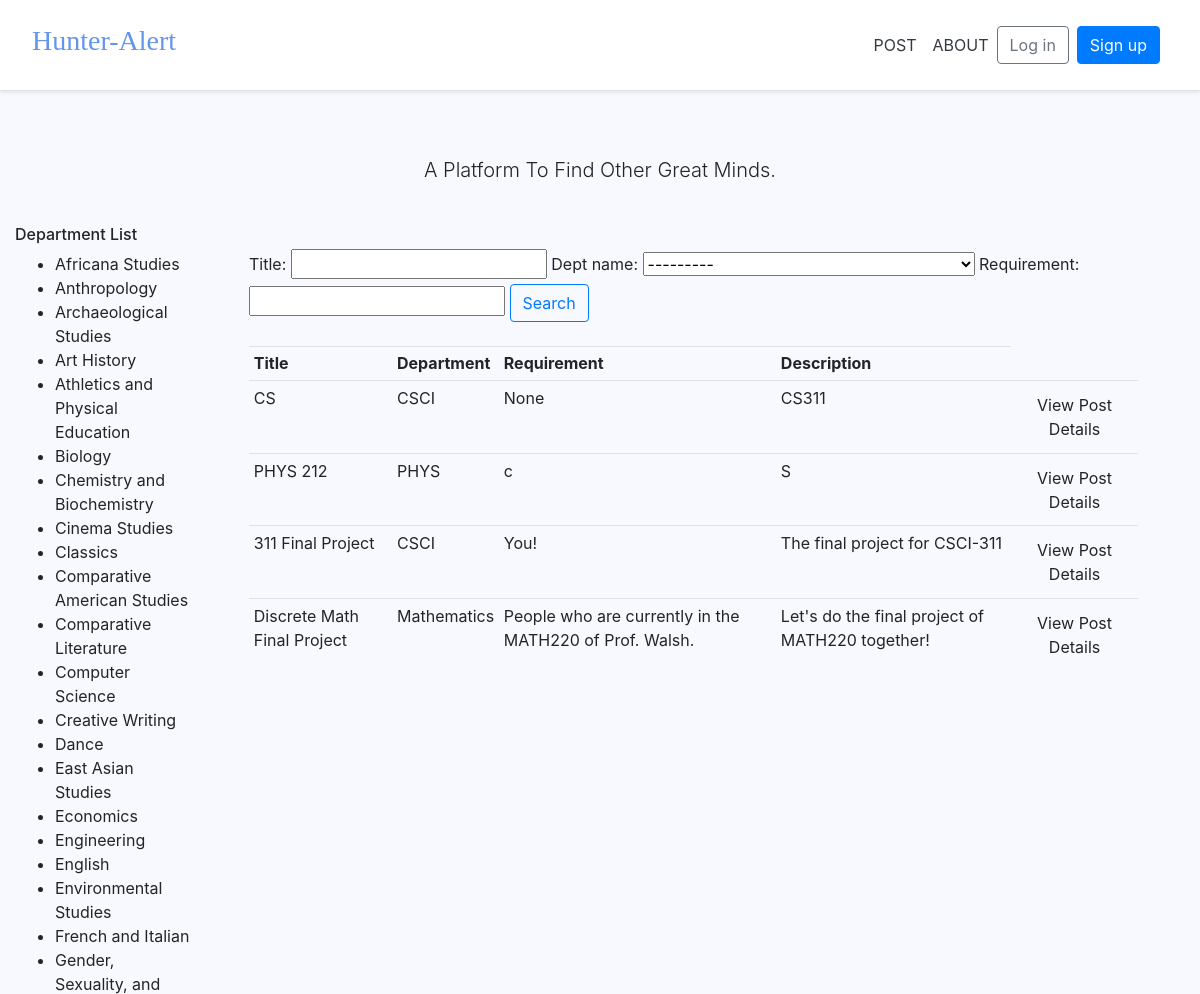
/ (upper part), run on an earlier commit of the app's database.
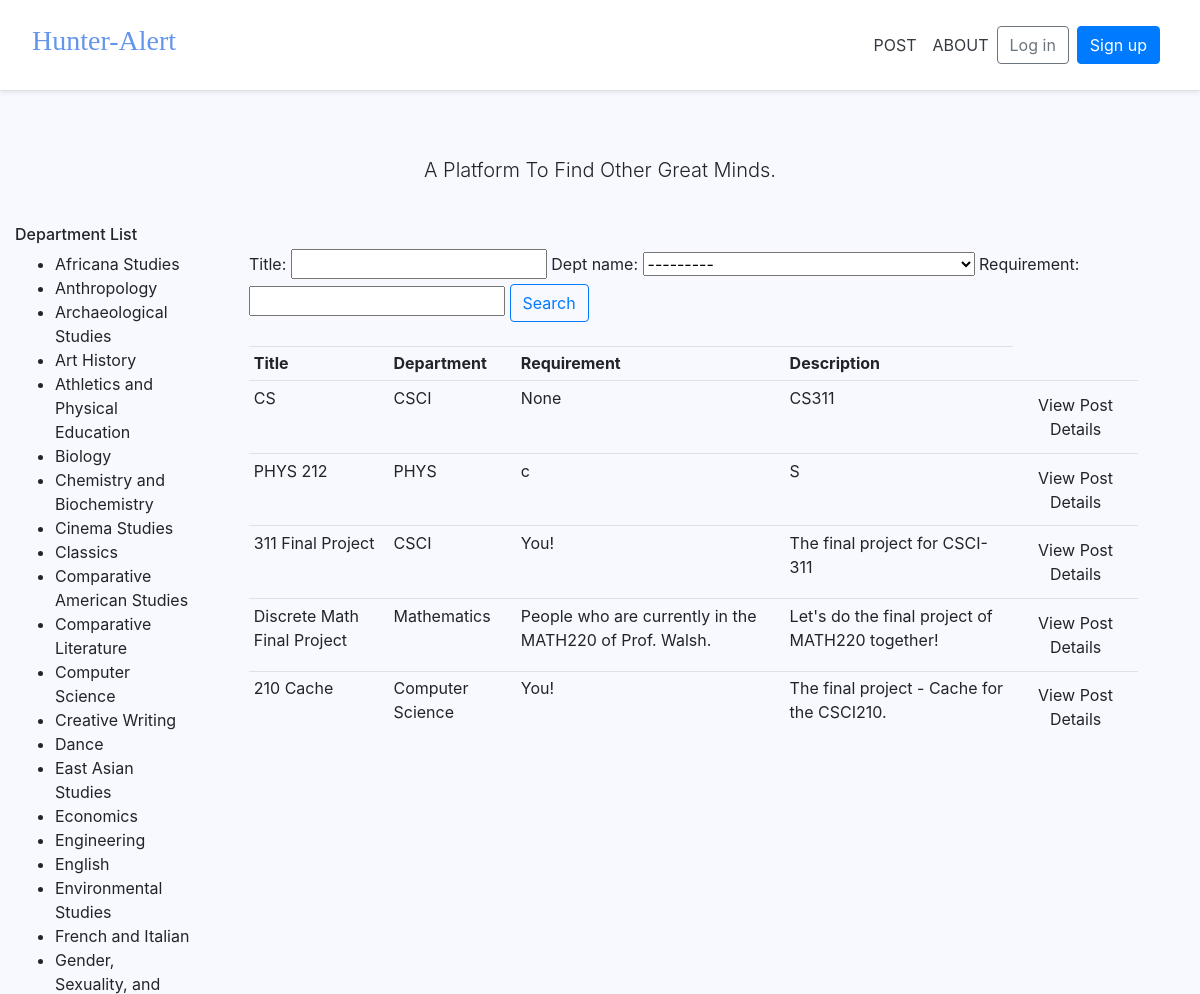
And on a later commit of the database.
### pages/models.py (models this page shows, shortened)
class Post(models.Model):
    class DeptName(models.TextChoices):
        Africana_Studies = "Africana Studies"
        Anthropology = "Anthropology"
        Archaeological_Studies = "Archaeological Studies"
        Art_History = "Art History"
        Studio_Art = "Studio Art"
        Athletics_and_Physical_Education = "Athletics and Physical Education"
        Biology = "Biology"
        Chemistry_and_Biochemistry = "Chemistry and Biochemistry"
        Cinema_Studies = "Cinema Studies"
        Classics = "Classics"
        Comparative_American_Studies = "Comparative American Studies"
        Comparative_Literature = "Comparative Literature"
        Computer_Science = "Computer Science"
        Creative_Writing = "Creative Writing"
        Dance = "Dance"
        Chinese = "Chinese"
        Japanese = "Japanese"
        East_Asian_Studies = "East Asian Studies"
        Economics = "Economics"
        Engineering = "Engineering"
        English = "English"
        Environmental_Studies = "Environmental Studies"
        French = "French"
        Italian = "Italian"
        Gender_Sexuality_and_Feminist_Studies = "Gender, Sexuality, and Feminist Studies"
        Geology = "Geology"
        German_Language_and_Literatures = "German Language and Literatures"
        Hispanic_Studies = "Hispanic Studies"
        History = "History"
        Jewish_Studies = "Jewish Studies"
        Latin_American_Studies = "Latin American Studies"
        Law_and_Society = "Law and Society"
        Learning_Across_Disciplines = "Learning Across the Disciplines"
        Mathematics = "Mathematics"
        Middle_East_and_North_Africa_Studies = "Middle East and North Africa Studies"
        Musical_Studies = "Musical Studies"
        Neuroscience = "Neuroscience"
        Philosophy = "Philosophy"
        Physics = "Physics"
        Astronomy = "Astronomy"
        Politics = "Politics"
        Psychology = "Psychology"
        Religion = "Religion"
        Rhetoric_and_Composition = "Rhetoric and Composition"
        Russian_Language_Literature_and_Culture = "Russian Language, Literature and Culture"
        Russian_and_East_European_Studies = "Russian and East European Studies"
        Sociology = "Sociology"
        Theater = "Theater"
        Non_Academic = "Other than academic"
    user = models.ForeignKey(CustomUser, null=True, on_delete=models.CASCADE)
    yourname = models.CharField(max_length=120, null=True)
    title = models.CharField(max_length=120, null=True)
    description = models.TextField(blank=False, null=True)
    dept_name = models.CharField(max_length=120, choices=DeptName.choices, default=DeptName.Non_Academic)
    requirement = models.TextField(blank=False, null=True)
    deadline = models.CharField(max_length=120, null=True)
    date_posted = models.DateTimeField(default=timezone.now)
    email = models.CharField(max_length=50, null=True)

### pages/views.py (the view)
# urls.py: path('', HomePageView, name='home'),
def HomePageView(request):
    posts = Post.objects.all()
    myFilter = PostFilters(request.GET, queryset=posts)
    posts = myFilter.qs
    context = {
        'posts' : posts,
        'myFilter' : myFilter
     }
    return render(request, 'pages/home.html', context)

### templates/pages/home.html (shortened to what this page needs)
{% extends '_base.html' %}
{% load static %}
{% block content %}
<div class="pricing-header px-3 py-3 pt-md-5 pb-md-4 mx-auto text-center">
  <p class="lead">A Platform To Find Other Great Minds.</p>
</div>
<div style="float:left; width:15%;">
	<h6>Department List</h6>
	<ul>
		<li>Africana Studies</li>
		<li>Anthropology</li>
		<li>Archaeological Studies</li>
		<li>Art History</li>
		<li>Athletics and Physical Education</li>
		<li>Biology</li>
		<li>Chemistry and Biochemistry</li>
		<li>Cinema Studies</li>
		<li>Classics</li>
		<li>Comparative American Studies</li>
		<li>Comparative Literature</li>
		<li>Computer Science</li>
		<li>Creative Writing</li>
		<li>Dance</li>
		<li>East Asian Studies</li>
		<li>Economics</li>
		<li>Engineering</li>
		<li>English</li>
		<li>Environmental Studies</li>
		<li>French and Italian</li>
		<li>Gender, Sexuality, and Feminist Studies</li>
	</ul>
</div>
<br>
<div style="float:right; width:80%;">
	<div class="row">
		<div class="col">
				<form method="get">
					{{myFilter.form}}
				<button class="btn btn-outline-primary" type="submit">Search</button>
				</form>
		</div>
	</div>
	<br>
	<div style="float:left; width:95%;">
		<div class="row">
			<div class="col-md">
				<table class="table table-sm">
					<tr>
						<th>Title</th>
						<th>Department</th>
						<th>Requirement</th>
						<th>Description</th>
					</tr>
					{% for post in posts %}
					<tr>
						<td>{{post.title}}</td>
						<td>{{post.dept_name}}</td>
						<td>{{post.requirement}}</td>
						<td>{{post.description}}</td>
						<td>
							<a class="btn" href="{% url 'detail' post.id %}">View Post Details</a>
						</td>
					</tr>
					{% endfor %}
				</table>
			</div>
		</div>
	</div>
</div>
{% endblock content %}

### templates/_base.html (shortened to what this page needs)
{% load static %}
<!DOCTYPE html>
<html lang="en">
<body style="background-color:GhostWhite;">
<head>
{% block css %}
<link rel="stylesheet" href="https://cdn.jsdelivr.net/npm/bootstrap@4.5.3/dist/css/bootstrap.min.css">
<link rel="stylesheet" href="https://cdnjs.cloudflare.com/ajax/libs/font-awesome/4.7.0/css/font-awesome.min.css">
<link rel="stylesheet" href="{% static 'css/base.css' %}">
{% endblock %}
</head>
<body>
  <main role="main">
    <div class="d-flex flex-column flex-md-row align-items-center p-3 px-md-4 mb-3 bg-white border-bottom shadow-sm">
      <h3 class="mr-auto p-2" style="font-family: Chalkduster">
        <a  href="{% url 'home' %}" style="color:#6495ED;">Hunter-Alert</a>
      </h3>
      <a class="p-2 text-dark" href="{% url 'post' %}">POST</a>
      <a class="p-2 text-dark" href="{% url 'about' %}">ABOUT</a>
      <nav class="my-2 my-md-0 mr-md-3">
        {% if user.is_authenticated %}
        <ul class="navbar-nav ml-auto">
          <li class="nav-item">
            <a class="nav-link dropdown-toggle" href="#" id="userMenu" data-toggle="dropdown" aria-haspopup="true" aria-expanded="false">
              {{ user.email }}
            </a>
            <div class="dropdown-menu dropdown-menu-right" aria-labelledby="userMenu">
              <a class="dropdown-item" href="{% url 'account_change_password' %}">Change password</a>
              <div class="dropdown-divider"></div>
              <a class="dropdown-item" href="{% url 'account_logout' %}">Log out</a>
            </div>
          </li>
        </ul>
        {% else %}
        <form class="form-inline ml-auto">
          <a href="{% url 'account_login' %}" class="btn btn-outline-secondary">Log in</a>
          <a href="{% url 'account_signup' %}" class="btn btn-primary ml-2">Sign up</a>
        </form>
        {% endif %}
      </nav>
  </main>
  <div class="container">
    {% block content %}{% endblock content %}
  </div>
</body>
</html>

### static/css/base.css (style rules this page uses)
html { position: relative; min-height: 100%; font-size: 14px; }
@media (min-width: 768px) { html { font-size: 16px; } }
body { margin-bottom: 60px; }
.container { max-width: 1480px; }
.pricing-header { max-width: 700px; }

What changed in the data, as far as the page shows it:
added Post: title "210 Cache", dept_name "Computer Science", requirement "You!", description "The final project - Cache for the CSCI210."
